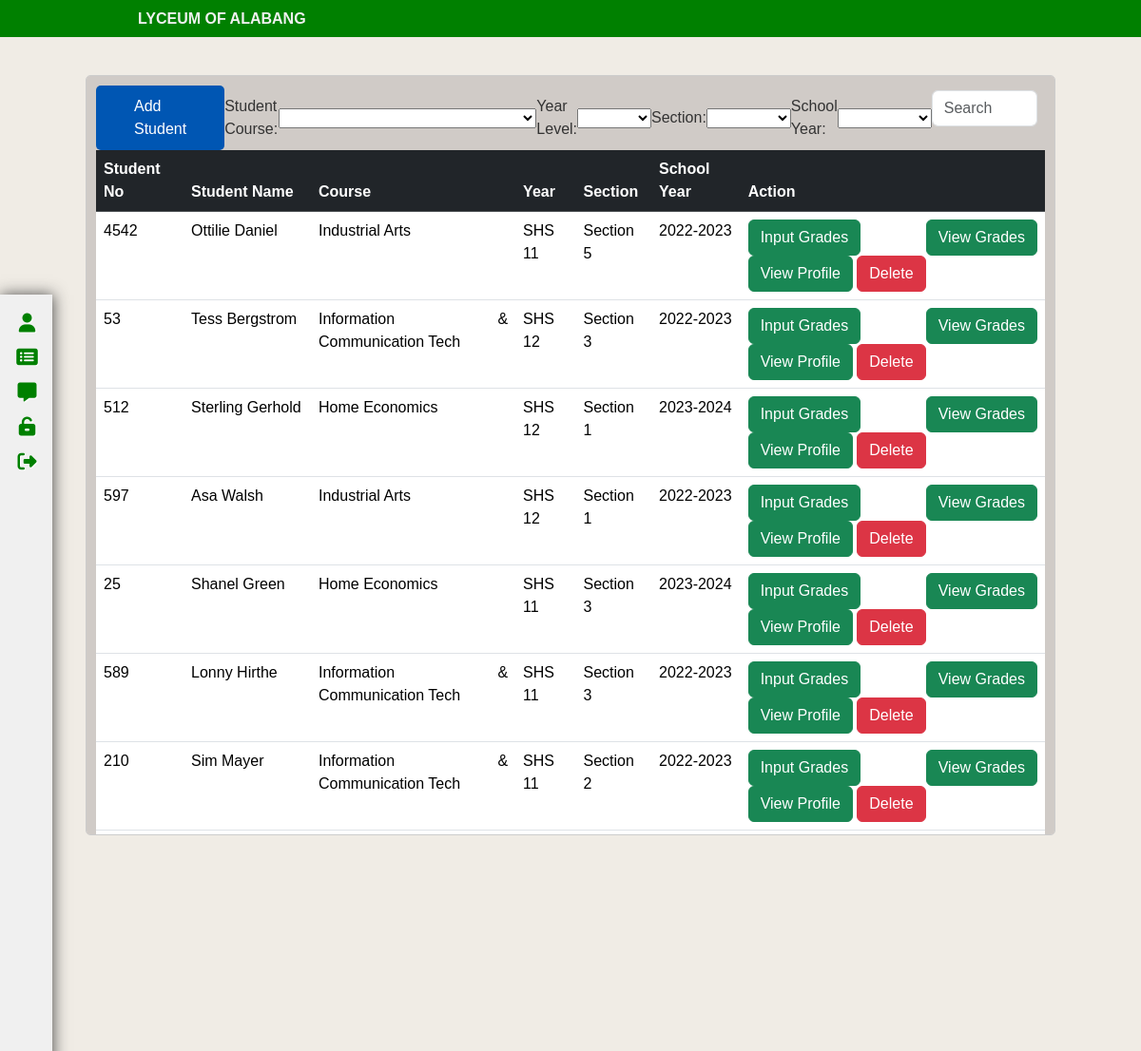
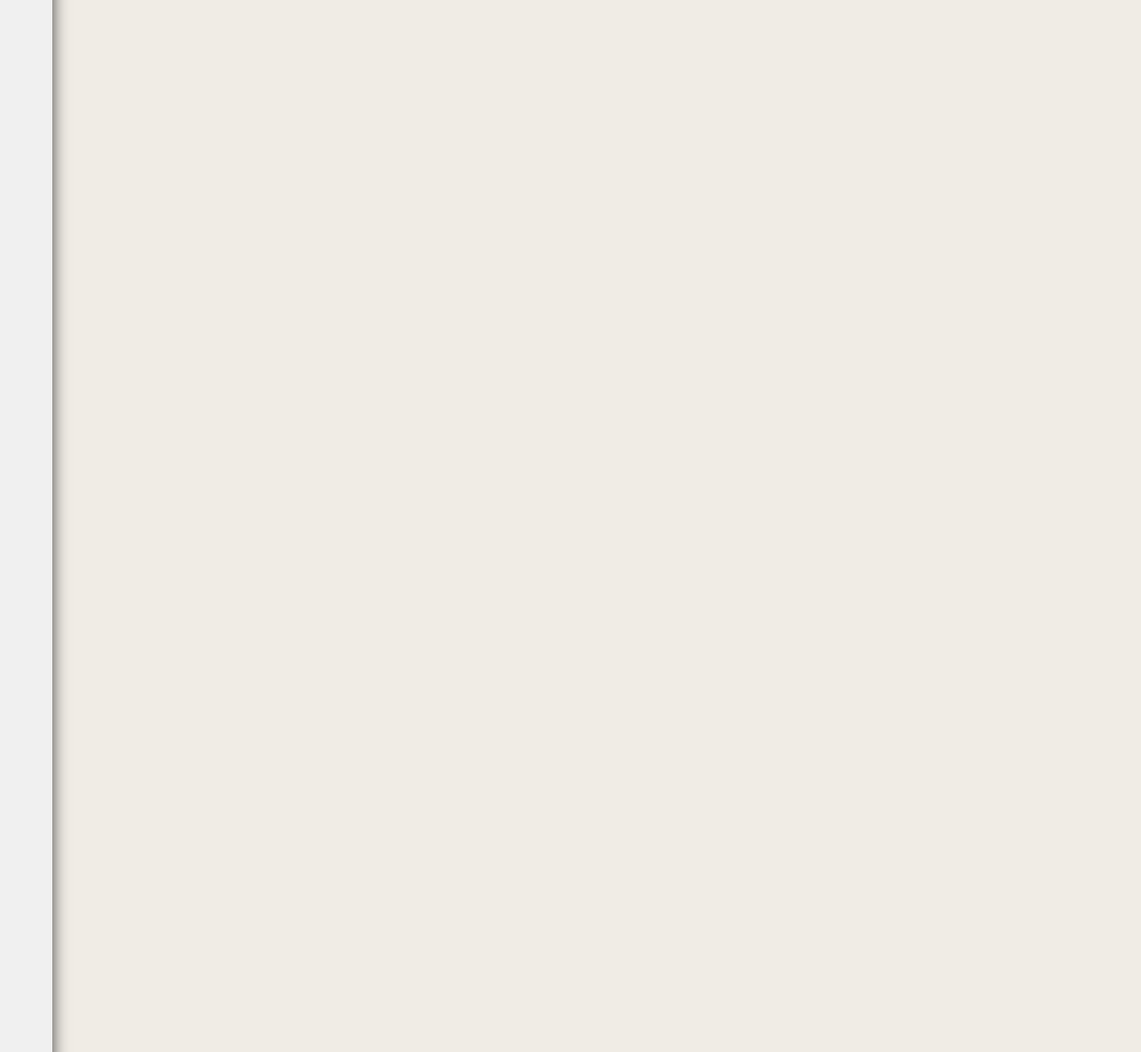
/DashboardTeacher.php, run on the app's committed database (2 pictures, top to bottom).
### tables this page shows
CREATE TABLE `student_info` (
  `student_id` int(11) NOT NULL COMMENT 'AUTO INCREMENT',
  `student_no` varchar(255) DEFAULT NULL,
  `lastname` varchar(20) NOT NULL,
  `firstname` varchar(20) NOT NULL,
  `middlename` varchar(20) NOT NULL,
  `gender` varchar(12) NOT NULL,
  `date_of_birth` varchar(20) NOT NULL,
  `address` varchar(50) NOT NULL,
  `contact_number` varchar(55) DEFAULT NULL,
  `parent_name` varchar(32) NOT NULL,
  `permanent_address` varchar(50) NOT NULL,
  `student_course` varchar(32) NOT NULL,
  `year_level` varchar(25) NOT NULL,
  `school_year` varchar(20) NOT NULL,
  `student_section` varchar(32) NOT NULL,
  `student_subject` varchar(20) NOT NULL,
  `username` varchar(255) DEFAULT NULL,
  `password` varchar(255) DEFAULT NULL,
  `user_type` varchar(255) DEFAULT NULL,
  `email` varchar(255) DEFAULT NULL
);

### Teacherdashboard.php (shortened to what this page needs)
<?php
include('./phpfiles/connection.php');
$query = "SELECT student_no,student_id, CONCAT(firstname, ' ', lastname) AS student_name, student_course, year_level, student_section, school_year, gender, date_of_birth, address, contact_number, parent_name, permanent_address FROM student_info";
$result = mysqli_query($conn, $query);
if ($result) {
    $rows = mysqli_fetch_all($result, MYSQLI_ASSOC);
} else {
    echo "Error: " . $query . "<br>" . mysqli_error($conn);
}
?>
<!DOCTYPE html>
<html lang="en">
<head>
    <link rel="stylesheet" href="./css/style.css" />
</head>
    <?php include('./modals/filterbuttons.php') ?>
    <table class="table">
        <thead class="table-dark">
            <tr>
                <th scope="col">Student No</th>
                <th scope="col">Student Name</th>
                <th scope="col">Course</th>
                <th scope="col">Year</th>
                <th scope="col">Section</th>
                <th scope="col">School Year</th>
                <th scope="col">Action</th>
            </tr>
        </thead>
        <tbody>
            <?php foreach ($rows as $row) : ?>
                <tr>
                    <td><?php echo $row['student_no']; ?></td>
                    <td><?php echo $row['student_name']; ?></td>
                    <td><?php echo $row['student_course']; ?></td>
                    <td><?php echo $row['year_level']; ?></td>
                    <td><?php echo $row['student_section']; ?></td>
                    <td><?php echo $row['school_year']; ?></td>
                    <td>
                        <button class="btn btn-success" data-bs-toggle="modal" data-bs-target="#editGradesModal<?php echo $row['student_id']; ?>">Input Grades</button>
                        <button class="btn btn-success" data-bs-toggle="modal" data-bs-target="#gradesModal<?php echo $row['student_id']; ?>">View Grades</button>
                        <button type="button" class="btn btn-success" data-bs-toggle="modal" data-bs-target="#viewModal<?php echo $row['student_id']; ?>">View Profile</button>
                        <form action='./phpfiles/delete_student.php' method='POST' style='display: inline;'>
                            <input type='submit' class="btn btn-danger" value='Delete'>
                        </form>
                    </td>
                </tr>
            <?php endforeach; ?>
        </tbody>
    </table>
</body>
</html>

### css/teacher.css (style rules this page uses)
* { margin: 0; padding: 0; box-sizing: border-box; }
button { background-color: #4CAF50; color: white; padding: 8px 12px; border: none; border-radius: 4px; cursor: pointer; margin-right: 5px; }

### css/style.css (style rules this page uses)
body { font-family: Arial, sans-serif; background-color: #f2f2f2; color: #333; }
form { margin-bottom: 20px; }

### css/style2.css (style rules this page uses)
:root { --Green: green; --Yellow: yellow; --Blue: blue; --White: #f0f0f0; --Gray: #424242eb; --Black: #000; }
:root { --font1: "Kaushan", sans-serif; --font2: "Gideon", sans-serif; }
*, body { margin: 0; padding: 0; box-sizing: border-box; }
table, tr, th { text-align: justify; font-family: var(--font1); padding: 10px; }

### css/SGrades.css (style rules this page uses)
body { font-family: Arial, sans-serif; }

### data on the page
student_info: student_no "4542", student_name "Ottilie Daniel", student_course "Industrial Arts", year_level "SHS 11", student_section "Section 5", school_year "2022-2023"
student_info: student_no "53", student_name "Tess Bergstrom", student_course "Information & Communication Tech", year_level "SHS 12", student_section "Section 3", school_year "2022-2023"
student_info: student_no "512", student_name "Sterling Gerhold", student_course "Home Economics", year_level "SHS 12", student_section "Section 1", school_year "2023-2024"
student_info: student_no "597", student_name "Asa Walsh", student_course "Industrial Arts", year_level "SHS 12", student_section "Section 1", school_year "2022-2023"
student_info: student_no "25", student_name "Shanel Green", student_course "Home Economics", year_level "SHS 11", student_section "Section 3", school_year "2023-2024"
student_info: student_no "589", student_name "Lonny Hirthe", student_course "Information & Communication Tech", year_level "SHS 11", student_section "Section 3", school_year "2022-2023"
student_info: student_no "210", student_name "Sim Mayer", student_course "Information & Communication Tech", year_level "SHS 11", student_section "Section 2", school_year "2022-2023"
